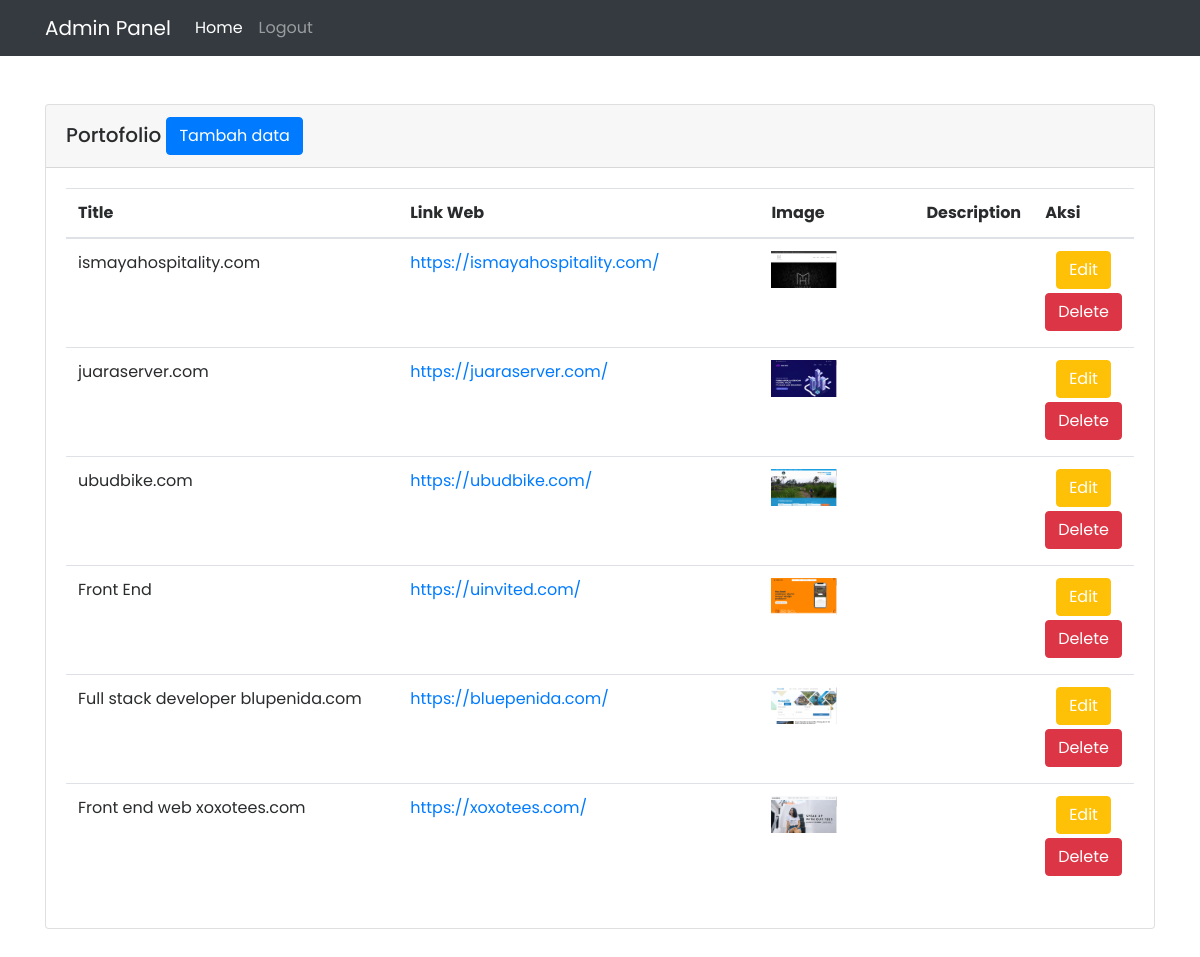
The page /admin/portofolio.php (signed in) on the database its author committed.
### tables this page shows
CREATE TABLE `tb_portofolio` (
  `id` int(10) NOT NULL,
  `title` varchar(100) NOT NULL,
  `description` varchar(100) NOT NULL,
  `image` varchar(100) NOT NULL,
  `link` varchar(100) NOT NULL
);

### admin/portofolio.php (the view, shortened to what this page needs)
<?php
include 'include/header.php';
include '../config.php';
$result = mysqli_query($mysqli, "SELECT * FROM tb_portofolio ORDER BY id DESC");
?>
<div class="container">
	<div class="row my-5">
		<div class="col-12">
			<div class="card">
				<h5 class="card-header">Portofolio
					<button type="button" class="btn btn-primary" data-toggle="modal" data-target="#exampleModal">
						Tambah data
					</button>
				</h5>
				<div class="card-body">
					<table class="table">
						<thead>
							<tr>
								<th scope="col" width="40%">Title</th>
								<th scope="col" width="40%">Link Web</th>
								<th scope="col" width="40%">Image</th>
								<th scope="col" width="40%">Description</th>
								<th scope="col" width="20%">Aksi</th>
							</tr>
						</thead>
						<tbody>
							<?php
							while($data = mysqli_fetch_array($result)) { ?>
								<tr>
									<td><?=$data['title']?></td>
									<td><a href="<?=$data['link']?>"><?=$data['link']?></a></td>
									<td><img width="50%" src="../assets/img/portofolio/<?=$data['image']?>" alt=""></td>
									<td><?=$data['description']?></td>
									<td class="text-center">
										<button type="button" class="btn btn-warning text-white text-center mb-1" data-toggle="modal" data-target="#edit<?=$data['id']?>">
											Edit
										</button>
										<a href="../proses/deleteportofolio.php?id=<?=$data['id']?>" class="btn btn-danger text-center mb-1">Delete</a>
									</td>
								</tr>
							<?php }?>
						</tbody>
					</table>
				</div>
			</div>
		</div>
	</div>
</div>
<?php
include 'include/footer.php';
?>

### assets/css/style.css (style rules this page uses)
* { font-family: 'Poppins', sans-serif; color: #292b2c; }

### rows shown on the page
tb_portofolio: title "ismayahospitality.com", link "https://ismayahospitality.com/", image (picture)
tb_portofolio: title "juaraserver.com", link "https://juaraserver.com/", image (picture)
tb_portofolio: title "ubudbike.com", link "https://ubudbike.com/", image (picture)
tb_portofolio: title "Front End", link "https://uinvited.com/", image (picture)
tb_portofolio: title "Full stack developer blupenida.com", link "https://bluepenida.com/", image (picture)
tb_portofolio: title "Front end web xoxotees.com", link "https://xoxotees.com/", image (picture)
